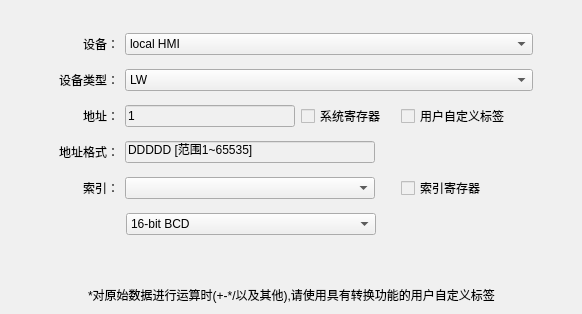
        <widget class="QWidget" name="WatchNeedleAddrPage">
         <layout class="QVBoxLayout" name="verticalLayout_9">
          <property name="leftMargin">
           <number>0</number>
          </property>
          <property name="topMargin">
           <number>0</number>
          </property>
          <property name="rightMargin">
           <number>0</number>
          </property>
          <property name="bottomMargin">
           <number>0</number>
          </property>
          <item>
           <widget class="QWidget" name="widget_5" native="true">
            <property name="minimumSize">
             <size>
              <width>480</width>
              <height>0</height>
             </size>
            </property>
            <property name="maximumSize">
             <size>
              <width>16777215</width>
              <height>16777215</height>
             </size>
            </property>
            <property name="styleSheet">
             <string notr="true">background-color: rgb(240, 240, 240);</string>
            </property>
            <layout class="QVBoxLayout" name="verticalLayout_8">
             <item>
              <spacer name="verticalSpacer_5">
               <property name="orientation">
                <enum>Qt::Vertical</enum>
               </property>
               <property name="sizeType">
                <enum>QSizePolicy::Fixed</enum>
               </property>
               <property name="sizeHint" stdset="0">
                <size>
                 <width>20</width>
                 <height>20</height>
                </size>
               </property>
              </spacer>
             </item>
             <item>
              <layout class="QHBoxLayout" name="horizontalLayout_11">
               <item>
                <spacer name="horizontalSpacer_24">
                 <property name="orientation">
                  <enum>Qt::Horizontal</enum>
                 </property>
                 <property name="sizeType">
                  <enum>QSizePolicy::Fixed</enum>
                 </property>
                 <property name="sizeHint" stdset="0">
                  <size>
                   <width>20</width>
                   <height>20</height>
                  </size>
                 </property>
                </spacer>
               </item>
               <item>
                <widget class="QLabel" name="EquipmentLabel_2">
                 <property name="minimumSize">
                  <size>
                   <width>90</width>
                   <height>30</height>
                  </size>
                 </property>
                 <property name="maximumSize">
                  <size>
                   <width>90</width>
                   <height>16777215</height>
                  </size>
                 </property>
                 <property name="text">
                  <string>设备：</string>
                 </property>
                 <property name="alignment">
                  <set>Qt::AlignRight|Qt::AlignTrailing|Qt::AlignVCenter</set>
                 </property>
                </widget>
               </item>
               <item>
                <widget class="QComboBox" name="EquipmentNameCombox_2">
                 <property name="minimumSize">
                  <size>
                   <width>400</width>
                   <height>0</height>
                  </size>
                 </property>
                 <item>
                  <property name="text">
                   <string>local HMI</string>
                  </property>
                 </item>
                 <item>
                  <property name="text">
                   <string>MODBUS TCP/IP</string>
                  </property>
                 </item>
                </widget>
               </item>
               <item>
                <spacer name="horizontalSpacer_25">
                 <property name="orientation">
                  <enum>Qt::Horizontal</enum>
                 </property>
                 <property name="sizeType">
                  <enum>QSizePolicy::Fixed</enum>
                 </property>
                 <property name="sizeHint" stdset="0">
                  <size>
                   <width>40</width>
                   <height>20</height>
                  </size>
                 </property>
                </spacer>
               </item>
              </layout>
             </item>
             <item>
              <layout class="QHBoxLayout" name="horizontalLayout_12">
               <item>
                <spacer name="horizontalSpacer_26">
                 <property name="orientation">
                  <enum>Qt::Horizontal</enum>
                 </property>
                 <property name="sizeType">
                  <enum>QSizePolicy::Fixed</enum>
                 </property>
                 <property name="sizeHint" stdset="0">
                  <size>
                   <width>20</width>
                   <height>20</height>
                  </size>
                 </property>
                </spacer>
               </item>
               <item>
                <widget class="QLabel" name="EquipmentTypeLabel_2">
                 <property name="minimumSize">
                  <size>
                   <width>90</width>
                   <height>30</height>
                  </size>
                 </property>
                 <property name="maximumSize">
                  <size>
                   <width>90</width>
                   <height>16777215</height>
                  </size>
                 </property>
                 <property name="text">
                  <string>设备类型：</string>
                 </property>
                 <property name="alignment">
                  <set>Qt::AlignRight|Qt::AlignTrailing|Qt::AlignVCenter</set>
                 </property>
                </widget>
               </item>
               <item>
                <widget class="QComboBox" name="WatchNeedleDevTypeCombox">
                 <property name="minimumSize">
                  <size>
                   <width>250</width>
                   <height>0</height>
                  </size>
                 </property>
                 <item>
                  <property name="text">
                   <string>LW</string>
                  </property>
                 </item>
                 <item>
                  <property name="text">
                   <string>RW</string>
                  </property>
                 </item>
                 <item>
                  <property name="text">
                   <string>RW_A</string>
                  </property>
                 </item>
                 <item>
                  <property name="text">
                   <string>RWI</string>
                  </property>
                 </item>
                 <item>
                  <property name="text">
                   <string>EM0</string>
                  </property>
                 </item>
                 <item>
                  <property name="text">
                   <string>EM1</string>
                  </property>
                 </item>
                 <item>
                  <property name="text">
                   <string>EM2</string>
                  </property>
                 </item>
                 <item>
                  <property name="text">
                   <string>EM3</string>
                  </property>
                 </item>
                 <item>
                  <property name="text">
                   <string>EM4</string>
                  </property>
                 </item>
                 <item>
                  <property name="text">
                   <string>EM5</string>
                  </property>
                 </item>
                 <item>
                  <property name="text">
                   <string>EM6</string>
                  </property>
                 </item>
                 <item>
                  <property name="text">
                   <string>EM7</string>
                  </property>
                 </item>
                 <item>
                  <property name="text">
                   <string>EM8</string>
                  </property>
                 </item>
                 <item>
                  <property name="text">
                   <string>EM9</string>
                  </property>
                 </item>
                </widget>
               </item>
               <item>
                <spacer name="horizontalSpacer_27">
                 <property name="orientation">
                  <enum>Qt::Horizontal</enum>
                 </property>
                 <property name="sizeType">
                  <enum>QSizePolicy::Fixed</enum>
                 </property>
                 <property name="sizeHint" stdset="0">
                  <size>
                   <width>40</width>
                   <height>20</height>
                  </size>
                 </property>
                </spacer>
               </item>
              </layout>
             </item>
             <item>
              <layout class="QHBoxLayout" name="horizontalLayout_13">
               <item>
                <spacer name="horizontalSpacer_28">
                 <property name="orientation">
                  <enum>Qt::Horizontal</enum>
                 </property>
                 <property name="sizeType">
                  <enum>QSizePolicy::Fixed</enum>
                 </property>
                 <property name="sizeHint" stdset="0">
                  <size>
                   <width>20</width>
                   <height>20</height>
                  </size>
                 </property>
                </spacer>
               </item>
               <item>
                <widget class="QLabel" name="AddrLabel_2">
                 <property name="minimumSize">
                  <size>
                   <width>90</width>
                   <height>30</height>
                  </size>
                 </property>
                 <property name="maximumSize">
                  <size>
                   <width>90</width>
                   <height>16777215</height>
                  </size>
                 </property>
                 <property name="text">
                  <string>地址：</string>
                 </property>
                 <property name="alignment">
                  <set>Qt::AlignRight|Qt::AlignTrailing|Qt::AlignVCenter</set>
                 </property>
                </widget>
               </item>
               <item>
                <widget class="QLineEdit" name="WatchNeedleAddressLineEdit">
                 <property name="minimumSize">
                  <size>
                   <width>170</width>
                   <height>0</height>
                  </size>
                 </property>
                 <property name="maximumSize">
                  <size>
                   <width>170</width>
                   <height>16777215</height>
                  </size>
                 </property>
                 <property name="text">
                  <string>1</string>
                 </property>
                </widget>
               </item>
               <item>
                <widget class="QCheckBox" name="WatchNeedleSystemRegister">
                 <property name="text">
                  <string>系统寄存器</string>
                 </property>
                </widget>
               </item>
               <item>
                <widget class="QCheckBox" name="UserCustomTagCheckbox">
                 <property name="minimumSize">
                  <size>
                   <width>132</width>
                   <height>0</height>
                  </size>
                 </property>
                 <property name="maximumSize">
                  <size>
                   <width>132</width>
                   <height>16777215</height>
                  </size>
                 </property>
                 <property name="text">
                  <string>用户自定义标签</string>
                 </property>
                </widget>
               </item>
               <item>
                <spacer name="horizontalSpacer_29">
                 <property name="orientation">
                  <enum>Qt::Horizontal</enum>
                 </property>
                 <property name="sizeType">
                  <enum>QSizePolicy::Fixed</enum>
                 </property>
                 <property name="sizeHint" stdset="0">
                  <size>
                   <width>40</width>
                   <height>20</height>
                  </size>
                 </property>
                </spacer>
               </item>
              </layout>
             </item>
             <item>
              <layout class="QHBoxLayout" name="horizontalLayout_14">
               <item>
                <spacer name="horizontalSpacer_30">
                 <property name="orientation">
                  <enum>Qt::Horizontal</enum>
                 </property>
                 <property name="sizeType">
                  <enum>QSizePolicy::Fixed</enum>
                 </property>
                 <property name="sizeHint" stdset="0">
                  <size>
                   <width>20</width>
                   <height>20</height>
                  </size>
                 </property>
                </spacer>
               </item>
               <item>
                <widget class="QLabel" name="AddrFormatLabel_2">
                 <property name="minimumSize">
                  <size>
                   <width>90</width>
                   <height>30</height>
                  </size>
                 </property>
                 <property name="maximumSize">
                  <size>
                   <width>90</width>
                   <height>16777215</height>
                  </size>
                 </property>
                 <property name="text">
                  <string>地址格式：</string>
                 </property>
                 <property name="alignment">
                  <set>Qt::AlignRight|Qt::AlignTrailing|Qt::AlignVCenter</set>
                 </property>
                </widget>
               </item>
               <item>
                <widget class="QLineEdit" name="WatchNeedleAddrFormat">
                 <property name="minimumSize">
                  <size>
                   <width>250</width>
                   <height>0</height>
                  </size>
                 </property>
                 <property name="text">
                  <string>DDDDD [范围1~65535]</string>
                 </property>
                </widget>
               </item>
               <item>
                <spacer name="horizontalSpacer_31">
                 <property name="orientation">
                  <enum>Qt::Horizontal</enum>
                 </property>
                 <property name="sizeHint" stdset="0">
                  <size>
                   <width>40</width>
                   <height>20</height>
                  </size>
                 </property>
                </spacer>
               </item>
              </layout>
             </item>
             <item>
              <layout class="QHBoxLayout" name="horizontalLayout_15">
               <item>
                <spacer name="horizontalSpacer_32">
                 <property name="orientation">
                  <enum>Qt::Horizontal</enum>
                 </property>
                 <property name="sizeType">
                  <enum>QSizePolicy::Fixed</enum>
                 </property>
                 <property name="sizeHint" stdset="0">
                  <size>
                   <width>20</width>
                   <height>20</height>
                  </size>
                 </property>
                </spacer>
               </item>
               <item>
                <widget class="QLabel" name="WatchNeedleIndexLabel">
                 <property name="minimumSize">
                  <size>
                   <width>90</width>
                   <height>30</height>
                  </size>
                 </property>
                 <property name="maximumSize">
                  <size>
                   <width>90</width>
                   <height>16777215</height>
                  </size>
                 </property>
                 <property name="text">
                  <string>索引：</string>
                 </property>
                 <property name="alignment">
                  <set>Qt::AlignRight|Qt::AlignTrailing|Qt::AlignVCenter</set>
                 </property>
                </widget>
               </item>
               <item>
                <widget class="QComboBox" name="WatchNeedleIndexCombox">
                 <property name="minimumSize">
                  <size>
                   <width>250</width>
                   <height>0</height>
                  </size>
                 </property>
                 <property name="maximumSize">
                  <size>
                   <width>250</width>
                   <height>16777215</height>
                  </size>
                 </property>
                </widget>
               </item>
               <item>
                <spacer name="horizontalSpacer_33">
                 <property name="orientation">
                  <enum>Qt::Horizontal</enum>
                 </property>
                 <property name="sizeType">
                  <enum>QSizePolicy::Expanding</enum>
                 </property>
                 <property name="sizeHint" stdset="0">
                  <size>
                   <width>20</width>
                   <height>20</height>
                  </size>
                 </property>
                </spacer>
               </item>
               <item>
                <widget class="QCheckBox" name="IndexRegisterCheckbox_2">
                 <property name="minimumSize">
                  <size>
                   <width>132</width>
                   <height>0</height>
                  </size>
                 </property>
                 <property name="maximumSize">
                  <size>
                   <width>132</width>
                   <height>16777215</height>
                  </size>
                 </property>
                 <property name="text">
                  <string>索引寄存器</string>
                 </property>
                </widget>
               </item>
               <item>
                <spacer name="horizontalSpacer_34">
                 <property name="orientation">
                  <enum>Qt::Horizontal</enum>
                 </property>
                 <property name="sizeType">
                  <enum>QSizePolicy::Fixed</enum>
                 </property>
                 <property name="sizeHint" stdset="0">
                  <size>
                   <width>40</width>
                   <height>20</height>
                  </size>
                 </property>
                </spacer>
               </item>
              </layout>
             </item>
             <item>
              <layout class="QHBoxLayout" name="horizontalLayout_16">
               <property name="spacing">
                <number>7</number>
               </property>
               <item>
                <spacer name="horizontalSpacer_35">
                 <property name="orientation">
                  <enum>Qt::Horizontal</enum>
                 </property>
                 <property name="sizeType">
                  <enum>QSizePolicy::Fixed</enum>
                 </property>
                 <property name="sizeHint" stdset="0">
                  <size>
                   <width>117</width>
                   <height>20</height>
                  </size>
                 </property>
                </spacer>
               </item>
               <item>
                <widget class="QComboBox" name="WatchNeedleIndexType">
                 <property name="minimumSize">
                  <size>
                   <width>250</width>
                   <height>0</height>
                  </size>
                 </property>
                 <property name="maximumSize">
                  <size>
                   <width>250</width>
                   <height>16777215</height>
                  </size>
                 </property>
                 <item>
                  <property name="text">
                   <string>16-bit BCD</string>
                  </property>
                 </item>
                 <item>
                  <property name="text">
                   <string>32-bit BCD</string>
                  </property>
                 </item>
                 <item>
                  <property name="text">
                   <string>16-bit Unsigned</string>
                  </property>
                 </item>
                 <item>
                  <property name="text">
                   <string>16-bit Signed</string>
                  </property>
                 </item>
                 <item>
                  <property name="text">
                   <string>32-bit Unsigned</string>
                  </property>
                 </item>
                 <item>
                  <property name="text">
                   <string>32-bit Signed</string>
                  </property>
                 </item>
                 <item>
                  <property name="text">
                   <string>32-bit Float</string>
                  </property>
                 </item>
                </widget>
               </item>
               <item>
                <spacer name="verticalSpacer_7">
                 <property name="orientation">
                  <enum>Qt::Vertical</enum>
                 </property>
                 <property name="sizeType">
                  <enum>QSizePolicy::Fixed</enum>
                 </property>
                 <property name="sizeHint" stdset="0">
                  <size>
                   <width>20</width>
                   <height>30</height>
                  </size>
                 </property>
                </spacer>
               </item>
               <item>
                <spacer name="horizontalSpacer_36">
                 <property name="orientation">
                  <enum>Qt::Horizontal</enum>
                 </property>
                 <property name="sizeHint" stdset="0">
                  <size>
                   <width>40</width>
                   <height>20</height>
                  </size>
                 </property>
                </spacer>
               </item>
              </layout>
             </item>
             <item>
              <spacer name="verticalSpacer_6">
               <property name="orientation">
                <enum>Qt::Vertical</enum>
               </property>
               <property name="sizeHint" stdset="0">
                <size>
                 <width>20</width>
                 <height>40</height>
                </size>
               </property>
              </spacer>
             </item>
             <item>
              <layout class="QHBoxLayout" name="horizontalLayout_9">
               <item>
                <spacer name="horizontalSpacer_40">
                 <property name="orientation">
                  <enum>Qt::Horizontal</enum>
                 </property>
                 <property name="sizeHint" stdset="0">
                  <size>
                   <width>40</width>
                   <height>20</height>
                  </size>
                 </property>
                </spacer>
               </item>
               <item>
                <widget class="QLabel" name="AddressSettingTips">
                 <property name="text">
                  <string>*对原始数据进行运算时(+-*/以及其他),请使用具有转换功能的用户自定义标签</string>
                 </property>
                </widget>
               </item>
               <item>
                <spacer name="horizontalSpacer_41">
                 <property name="orientation">
                  <enum>Qt::Horizontal</enum>
                 </property>
                 <property name="sizeHint" stdset="0">
                  <size>
                   <width>40</width>
                   <height>20</height>
                  </size>
                 </property>
                </spacer>
               </item>
              </layout>
             </item>
            </layout>
           </widget>
          </item>
         </layout>
        </widget>
